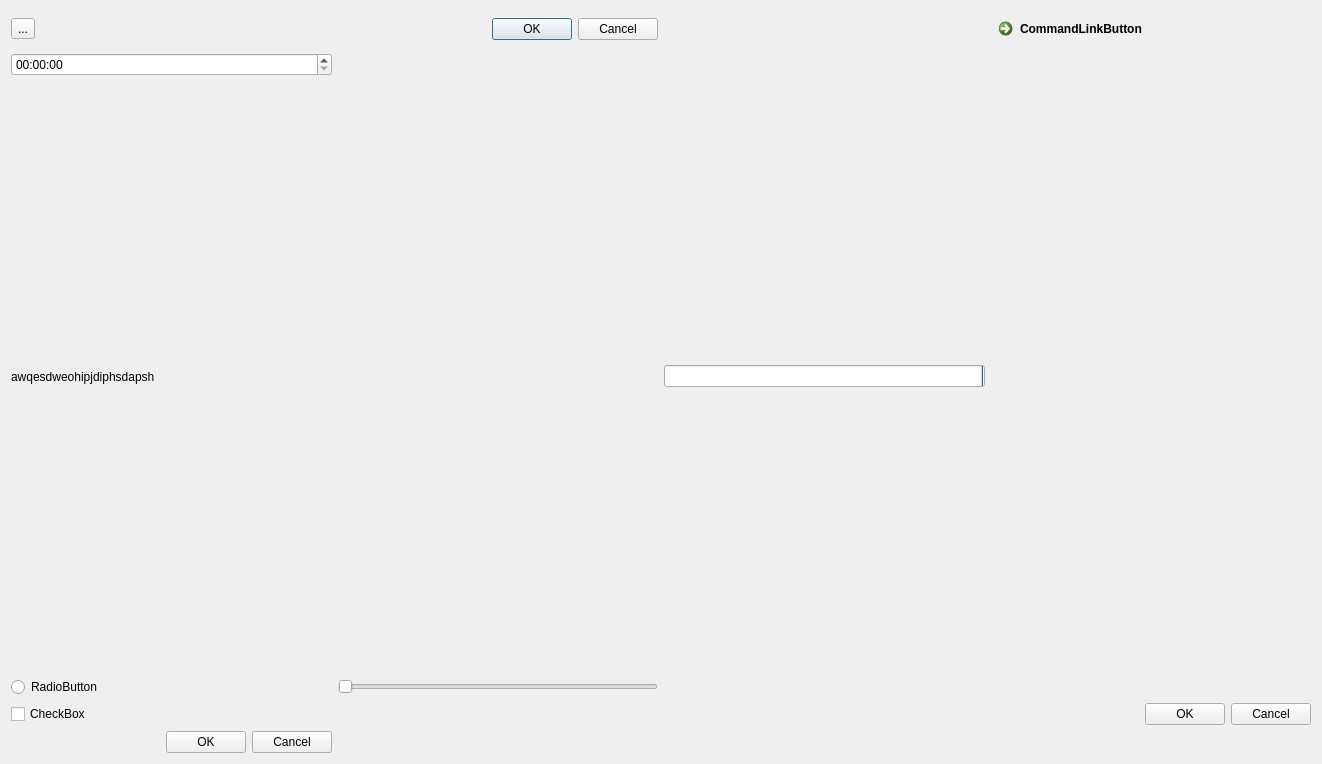
<?xml version="1.0" encoding="UTF-8"?>
<ui version="4.0">
 <class>Dialog</class>
 <widget class="QDialog" name="Dialog">
  <property name="geometry">
   <rect>
    <x>0</x>
    <y>0</y>
    <width>1322</width>
    <height>764</height>
   </rect>
  </property>
  <property name="windowTitle">
   <string>Dialog</string>
  </property>
  <layout class="QGridLayout" name="gridLayout">
   <item row="0" column="0">
    <widget class="QToolButton" name="toolButton">
     <property name="text">
      <string>...</string>
     </property>
    </widget>
   </item>
   <item row="0" column="1">
    <widget class="QDialogButtonBox" name="buttonBox_2">
     <property name="standardButtons">
      <set>QDialogButtonBox::Cancel|QDialogButtonBox::Ok</set>
     </property>
    </widget>
   </item>
   <item row="2" column="1">
    <spacer name="verticalSpacer">
     <property name="orientation">
      <enum>Qt::Vertical</enum>
     </property>
     <property name="sizeHint" stdset="0">
      <size>
       <width>20</width>
       <height>40</height>
      </size>
     </property>
    </spacer>
   </item>
   <item row="2" column="2">
    <widget class="QProgressBar" name="progressBar">
     <property name="value">
      <number>0</number>
     </property>
     <property name="invertedAppearance">
      <bool>true</bool>
     </property>
    </widget>
   </item>
   <item row="0" column="3">
    <widget class="QCommandLinkButton" name="commandLinkButton">
     <property name="text">
      <string>CommandLinkButton</string>
     </property>
    </widget>
   </item>
   <item row="5" column="0">
    <widget class="QDialogButtonBox" name="buttonBox">
     <property name="orientation">
      <enum>Qt::Horizontal</enum>
     </property>
     <property name="standardButtons">
      <set>QDialogButtonBox::Cancel|QDialogButtonBox::Ok</set>
     </property>
    </widget>
   </item>
   <item row="3" column="0">
    <widget class="QRadioButton" name="radioButton">
     <property name="text">
      <string>RadioButton</string>
     </property>
    </widget>
   </item>
   <item row="3" column="1">
    <widget class="QSlider" name="horizontalSlider">
     <property name="orientation">
      <enum>Qt::Horizontal</enum>
     </property>
    </widget>
   </item>
   <item row="4" column="0">
    <widget class="QCheckBox" name="checkBox">
     <property name="text">
      <string>CheckBox</string>
     </property>
    </widget>
   </item>
   <item row="2" column="0">
    <widget class="QLabel" name="label">
     <property name="text">
      <string>awqesdweohipjdiphsdapsh</string>
     </property>
     <property name="scaledContents">
      <bool>true</bool>
     </property>
    </widget>
   </item>
   <item row="4" column="3">
    <widget class="QDialogButtonBox" name="buttonBox_3">
     <property name="toolTip">
      <string>&lt;html&gt;&lt;head/&gt;&lt;body&gt;&lt;p&gt;tarace&lt;/p&gt;&lt;p&gt;&lt;br/&gt;&lt;/p&gt;&lt;/body&gt;&lt;/html&gt;</string>
     </property>
     <property name="standardButtons">
      <set>QDialogButtonBox::Cancel|QDialogButtonBox::Ok</set>
     </property>
    </widget>
   </item>
   <item row="1" column="0">
    <widget class="QTimeEdit" name="timeEdit"/>
   </item>
  </layout>
 </widget>
 <resources/>
 <connections>
  <connection>
   <sender>buttonBox</sender>
   <signal>accepted()</signal>
   <receiver>Dialog</receiver>
   <slot>accept()</slot>
   <hints>
    <hint type="sourcelabel">
     <x>194</x>
     <y>754</y>
    </hint>
    <hint type="destinationlabel">
     <x>157</x>
     <y>274</y>
    </hint>
   </hints>
  </connection>
  <connection>
   <sender>buttonBox</sender>
   <signal>rejected()</signal>
   <receiver>Dialog</receiver>
   <slot>reject()</slot>
   <hints>
    <hint type="sourcelabel">
     <x>194</x>
     <y>754</y>
    </hint>
    <hint type="destinationlabel">
     <x>286</x>
     <y>274</y>
    </hint>
   </hints>
  </connection>
  <connection>
   <sender>horizontalSlider</sender>
   <signal>sliderMoved(int)</signal>
   <receiver>progressBar</receiver>
   <slot>setValue(int)</slot>
   <hints>
    <hint type="sourcelabel">
     <x>359</x>
     <y>688</y>
    </hint>
    <hint type="destinationlabel">
     <x>715</x>
     <y>373</y>
    </hint>
   </hints>
  </connection>
  <connection>
   <sender>horizontalSlider</sender>
   <signal>sliderMoved(int)</signal>
   <receiver>label</receiver>
   <slot>setNum(int)</slot>
   <hints>
    <hint type="sourcelabel">
     <x>359</x>
     <y>688</y>
    </hint>
    <hint type="destinationlabel">
     <x>43</x>
     <y>293</y>
    </hint>
   </hints>
  </connection>
  <connection>
   <sender>buttonBox</sender>
   <signal>accepted()</signal>
   <receiver>Dialog</receiver>
   <slot>accept()</slot>
   <hints>
    <hint type="sourcelabel">
     <x>150</x>
     <y>754</y>
    </hint>
    <hint type="destinationlabel">
     <x>544</x>
     <y>568</y>
    </hint>
   </hints>
  </connection>
 </connections>
</ui>
